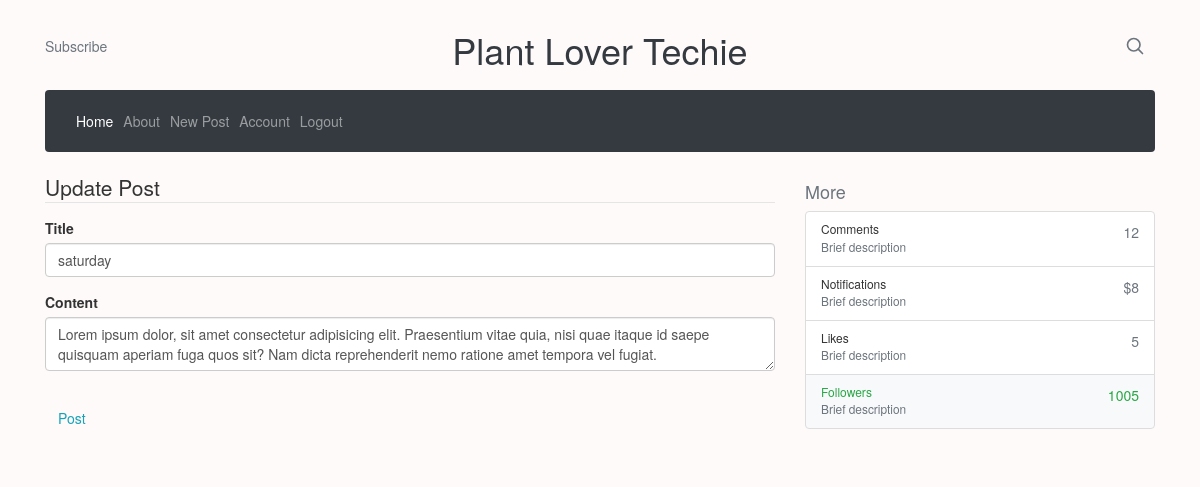
/post/6/update (signed in), run on the app's committed database.
### Flaskblog/models.py (models this page shows, shortened)
class Post(db.Model):
    id = db.Column(db.Integer, primary_key=True)
    title = db.Column(db.String(100), unique=True, nullable=False)
    date_posted = db.Column(db.DateTime,nullable=False, default=datetime.utcnow)
    content= db.Column(db.Text, nullable=False)
    user_id = db.Column(db.Integer, db.ForeignKey('user.id'), nullable=False)

### Flaskblog/routes.py (the view)
@app.route('/post/<int:post_id>/update',methods=["GET","POST"])
@login_required
def update(post_id):
    post =Post.query.get_or_404(post_id)
    if post.author != current_user:
        abort(403)
    form =PostForm()
    if form.validate_on_submit():
        post.title = form.title.data
        post.content =form.content.data
        db.session.commit()
        flash('Your post has been updated!','success')
        return redirect(url_for('post',post_id=post_id))
    elif request.method == 'GET':
        form.title.data =post.title
        form.content.data =post.content
    return render_template('create_post.html', title = 'New Post',
                            form = form , legend ='Update Post')

### Flaskblog/forms.py
class PostForm(FlaskForm):
    title = StringField('Title',validators= [DataRequired()])
    content = TextAreaField('Content',validators= [DataRequired()])
    submit = SubmitField('Post')

### Flaskblog/models.py (called while the page is built)
@login_manager.user_loader
def load_user(user_id):
    return User.query.get(int(user_id))

### Flaskblog/templates/create_post.html (shortened to what this page needs)
{% extends "layout.html" %}
{% block content %}
<div class="content-section">
    <form action="" method="post">
        <fieldset class="form-group">
            <legend class="border_bottom mb-4">{{ legend }}</legend>
            <div class="form-group">
                {{form.title.label(class='form-control-label')}}
                {%if form.title.errors %}
                    {{form.title.label(class='form-control-label form-control-lg is invalid')}}
                        <div class="invalid_feedback" text-color="">
                            {%for error in form.title.errors%}
                            <span>{{error}}</span>
                            {% endfor %}
                        </div>
                {% else %}
                    {{form.title(class='form-control form-control-lg')}}
                {% endif %}
            </div>
            <div class="form-group">
                {{form.content.label(class='form-control-label')}}
                {%if form.content.errors %}
                    {{form.content.label(class='form-control-label form-control-lg is invalid')}}
                        <div class="invalid_feedback">
                            {%for error in form.content.errors%}
                            <span>{{error}}</span>
                            {% endfor %}
                        </div>
                {% else %}
                    {{form.content(class='form-control form-control-lg')}}
                {% endif %}
            </div>
        </fieldset>
        <div class="form-group">
            {{form.submit(class="btn btn-outline-info")}}
        </div>
    </form>
</div>
{% endblock content %}

### Flaskblog/static/main.css (style rules this page uses)
body { background: snow; }

### data on the page
Post: title "saturday", content "Lorem ipsum dolor, sit amet consectetur adipisicing elit. Praesentium vitae quia, nisi quae itaque id saepe quisquam aperiam fuga quos sit? Nam dicta reprehenderit nemo ratione amet tempora vel fugiat."

### other printed values
{{ legend }} "Update Post"
